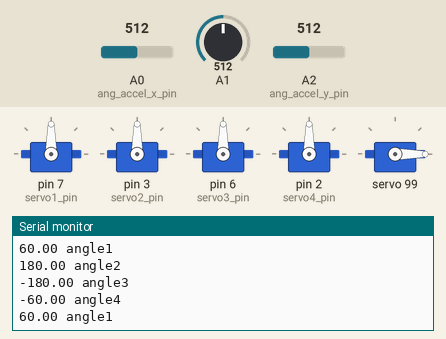
This sketch was run on a simulated Arduino Uno, built with avr-gcc and run on an emulated ATmega328P. Parts: 5 × servo, the last lines printed to the serial monitor. The test bench sets the inputs (shaded band); at power-on: A0 (ang_accel_x_pin) = 512, A1 = 512, A2 (ang_accel_y_pin) = 512.

Above: at 1.2 s.
1.3 s: A0 (ang_accel_x_pin) set to 907
At 2.3 s:
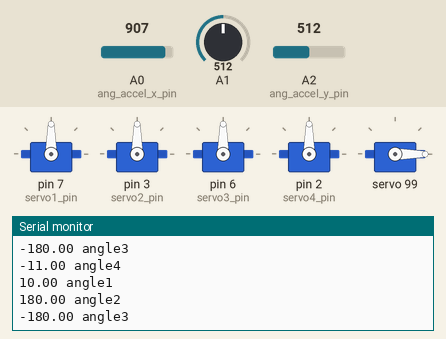
4.3 s: A0 (ang_accel_x_pin) set to 917
At 5.1 s:
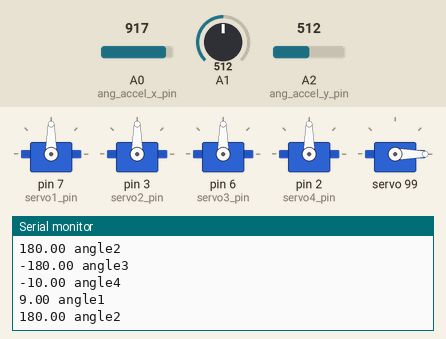
Timing chart, 0 to 7.3 s (numbered marks = the images above; inputs shaded):
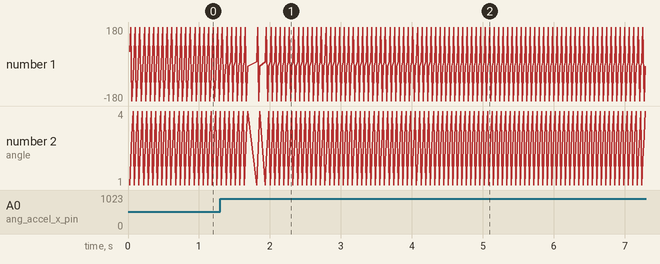

Measured:
- after the input at 1.3 s, the serial monitor: prints a new line after 0.08 s (image 1)
- after the input at 4.3 s, the serial monitor: prints a new line after 0.09 s (image 2)

The sketch:

active_suspension.ino
```cpp
//include:
#include <Servo.h>
#include <Timer.h>
Timer t;

//servo attackments
Servo Servo1;
Servo Servo2;
Servo Servo3;
Servo Servo4;
Servo Servo5;

//define existing states
enum State {                    //define the state
  State_Active,                 //actieve suspension on
  State_Test,                   //Test state for all servo's
} state;

//Pin defenitions:              // -1 is not yet defined
//axceleration&gyro senor pins:
int accel_x_pin = -1;
int accel_y_pin = -1;
int accel_z_pin = -1;
int ang_accel_x_pin = A0;
int ang_accel_y_pin = A2;
int ang_accel_z_pin = -1;

//steering input (rc)
int steering_input_pin = -1;

//servo actuator pins
//suspension                      //location servo's
int servo1_pin = 7;             //  1-2   x       1&2 voorkant wagen
int servo2_pin = 3;             //  | |   ^
int servo3_pin = 6;             //  3-4   |
int servo4_pin = 2;             //  y<- axis
//steering
int steering_output_pin = -1;   //servo for steering

//setup
//multipliers
float multiplier_steer = 1;       //make the suspension react more or less to steering
float multiplier_accel = 1;       //make the suspension react more or less to acceleration
float multiplier_rot = 1;         //make the suspension react more or less to rotations

int multiplier_accel_steering_conversion = 0.2;   //ang acceleration to steering
int multiplier_steering_correction = 0.2;   //stuurgevoeligheid correctie for active steeringcorrection

//rate conversion
float VtoG = 1;                   //amount of volt measured for 1 m/s^2
float VtoAngleA = 1;              //amount of volt measrued for 1 rad/s^2

//additional:
//active suspension servo angle limit
int Min_Servo_Angle = -90;          //minimum servo angle from center
int Max_Servo_Angle = 90;           //maximum servo angle from center
int Servo_Center_Angle = 90;        //servo default angle
//active steering settings
int steering_correction = 0;        //0 is off 1 is on
int steering_threshold = 100;       // active steering off until threshold is surpassed

//store / temp_store / bridge
float accel_x;
float accel_y;
float accel_z;
float rot_accel_x;
float rot_accel_y;
float rot_accel_z;
float steer_angle;
float steering_corrected_vallue;
float steerring_correction;

float tilt1;
float tilt2;
float mapmin;
float mapmax;

float action1;
float action2;
float action3;
float action4;

void setup() {                                //setup
  Serial.begin(9600);
  while (! Serial);
  Serial.println("Wake up");

  pinMode(accel_x_pin, INPUT);
  pinMode(accel_y_pin, INPUT);
  pinMode(accel_z_pin, INPUT);
  pinMode(ang_accel_x_pin, INPUT);
  pinMode(ang_accel_y_pin, INPUT);
  pinMode(ang_accel_z_pin, INPUT);
  pinMode(servo1_pin, OUTPUT);
  pinMode(servo2_pin, OUTPUT);
  pinMode(servo3_pin, OUTPUT);
  pinMode(servo4_pin, OUTPUT);

  Servo1.attach(servo1_pin);
  Servo2.attach(servo2_pin);
  Servo3.attach(servo3_pin);
  Servo4.attach(servo4_pin);
  Servo5.attach(steering_output_pin);

  state = State_Active;      //State_Test;          //Begin state

  switch (state) {
    case State_Active:
      init_Active();
      break;
    case State_Test:
      init_Test();
      break;
  }
}

void loop() {
  t.update();                   //update clock
  t.every(10, update_sensor);  //update sensor readings
  t.every(10, calcuate);       //update servo angels and apply
  //  t.every(1000, report_Back_input);
  t.every(2000, report_back_servo);

  if (steering_correction = 1) {                                //steering correction
    steer_angle = digitalRead(steering_input_pin);

    if ((steer_angle - rot_accel_z * multiplier_accel_steering_conversion) < steering_threshold) {
      steerring_correction = 0;
    } else {
      steerring_correction = multiplier_steering_correction;
    }

    steering_corrected_vallue = steer_angle + (steer_angle - rot_accel_z) * steerring_correction;
    Servo5.write(steering_corrected_vallue);
  }

 // Actuate the suspension servo's -> verplaatst naar switch state
//  Servo1.write(Servo_Center_Angle + action1);
//  Servo2.write(Servo_Center_Angle + action2);
//  Servo3.write(Servo_Center_Angle + action3);
//  Servo4.write(Servo_Center_Angle + action4);

}

void update_sensor() {                                        //analogRead is 10bit ADC
  accel_x = analogRead(accel_x_pin) / VtoG;
  accel_y = analogRead(accel_y_pin) / VtoG;
  accel_z = analogRead(accel_z_pin) / VtoG;
  rot_accel_x = analogRead(ang_accel_x_pin) / VtoAngleA;
  rot_accel_y = analogRead(ang_accel_y_pin) / VtoAngleA;
  rot_accel_z = analogRead(ang_accel_z_pin) / VtoAngleA;

  if (steering_correction = 0) {
    steer_angle = digitalRead(steering_input_pin);
  }
}

void calcuate() {

  tilt1 = multiplier_rot * rot_accel_x + multiplier_steer * steer_angle;                    // around x-axis
  tilt2 = multiplier_rot * rot_accel_y + multiplier_accel * accel_x;                        // around y-axis

  if (tilt1 + tilt2 < 1023)  {
    mapmin = -1023/2;
    mapmax = 1023/2;
  } else {
    mapmin = -(tilt1 + tilt2)/2;
    mapmax = (tilt1 + tilt2)/2;
  }

  action1 = map( - tilt1 + tilt2 , mapmin , mapmax, Min_Servo_Angle , Max_Servo_Angle);
  action2 = map(   tilt1 + tilt2 , mapmin , mapmax, Min_Servo_Angle , Max_Servo_Angle);
  action3 = map( - tilt1 - tilt2 , mapmin , mapmax, Min_Servo_Angle , Max_Servo_Angle);
  action4 = map(   tilt1 - tilt2 , mapmin , mapmax, Min_Servo_Angle , Max_Servo_Angle);

}

void init_Active()  {
 // Actuate the suspension servo's
  Servo1.write(Servo_Center_Angle + action1);
  Servo2.write(Servo_Center_Angle + action2);
  Servo3.write(Servo_Center_Angle + action3);
  Servo4.write(Servo_Center_Angle + action4);
}

void init_Test() {
  Serial.println("test");
  Servo1.write(Max_Servo_Angle);
  Servo2.write(Max_Servo_Angle);
  Servo3.write(Max_Servo_Angle);
  Servo4.write(Max_Servo_Angle);
  delay(1000);
  Servo1.write(Min_Servo_Angle);
  Servo2.write(Min_Servo_Angle);
  Servo3.write(Min_Servo_Angle);
  Servo4.write(Min_Servo_Angle);
  delay(1000);
  Servo1.write(Max_Servo_Angle);
  Servo2.write(Max_Servo_Angle);
  Servo3.write(Max_Servo_Angle);
  Servo4.write(Max_Servo_Angle);
  delay(1000);
  Servo1.write(Min_Servo_Angle);
  Servo2.write(Min_Servo_Angle);
  Servo3.write(Min_Servo_Angle);
  Servo4.write(Min_Servo_Angle);
  delay(1000);
  Serial.println("test over");
  state = State_Active;
}

void report_Back_input() {
  Serial.print(rot_accel_x);
  Serial.println(" rad/s x-axis");

  Serial.print(rot_accel_y);
  Serial.println(" rad/s y-axis");

  Serial.print(rot_accel_z);
  Serial.println(" rad/s z-axis");

  Serial.println();

  Serial.println(tilt1);
  Serial.println(tilt2);

  Serial.println();
}

void report_back_servo() {
  Serial.print(action1);
  Serial.println(" angle1");

  Serial.print(action2);
  Serial.println(" angle2");

  Serial.print(action3);
  Serial.println(" angle3");

  Serial.print(action4);
  Serial.println(" angle4");

  Serial.println();
}
```
